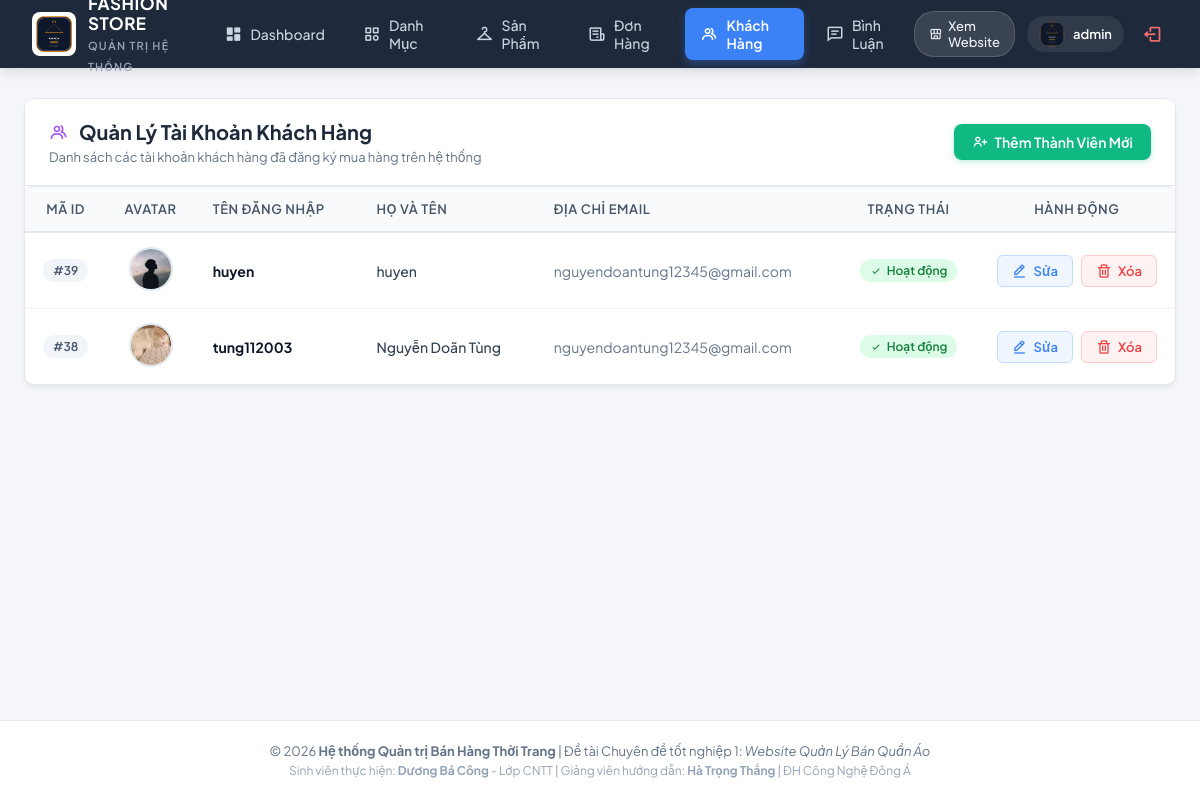
The app's page /controller/indexAdmin.php?act=admin (signed in), older data.
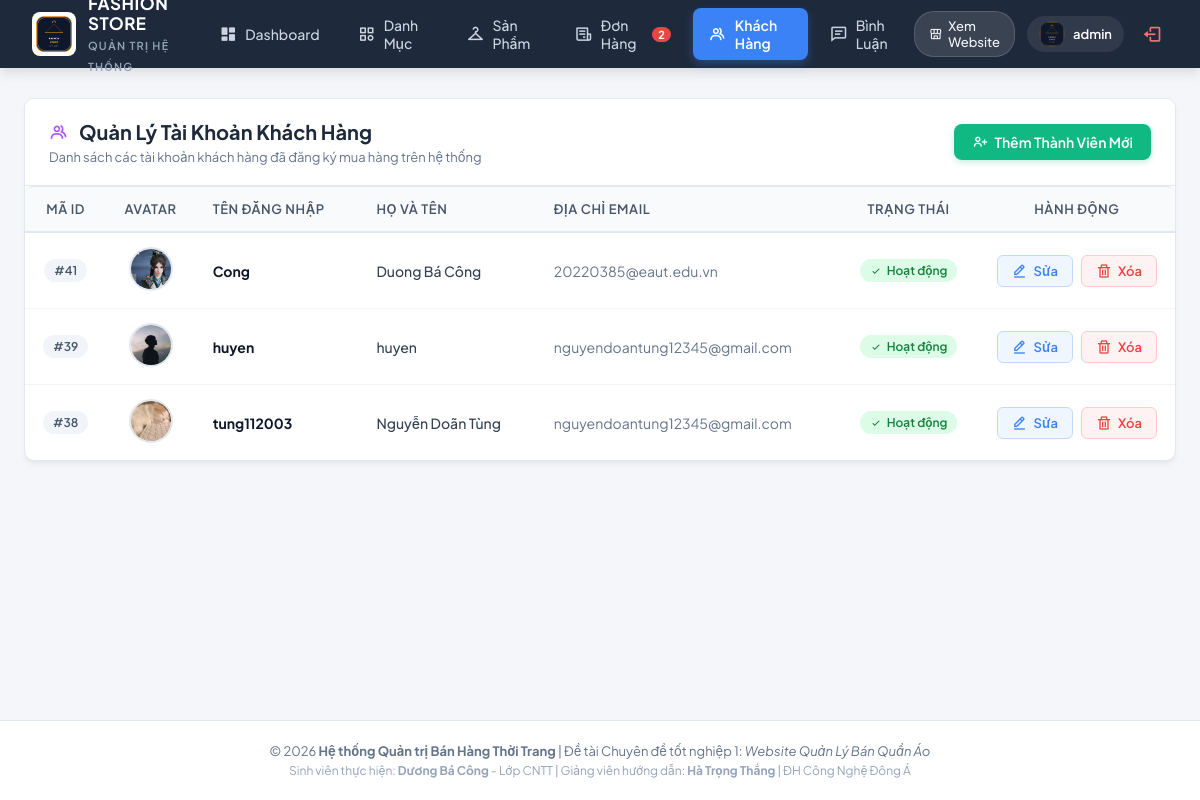
The same page, newer data.
### tables this page shows
CREATE TABLE `user` (
  `id` int(11) NOT NULL AUTO_INCREMENT,
  `username` varchar(255) NOT NULL,
  `password` varchar(255) NOT NULL,
  `name` varchar(225) NOT NULL,
  `email` varchar(255) NOT NULL,
  `avata` varchar(225) NOT NULL,
  PRIMARY KEY (`id`)
);

### model/config.php (called while the page is built, shortened)
<?php
  function pdo_con(){
    static $cached_conn = null;
    if ($cached_conn !== null) {
      return $cached_conn;
    }
    $http_host = $_SERVER['HTTP_HOST'] ?? '';
    $is_infinityfree = (strpos($http_host, 'infinityfree') !== false || strpos($http_host, 'epizy.com') !== false);
    if ($is_infinityfree) {
      $servername = "sql302.infinityfree.com";
      $username = "if0_43184606";
      $password = "8gZKYLk9Rk6UBlL";
      $dbname = "if0_43184606_duan1";
      $port = 3306;
      $db_candidates = [$dbname];
    } else {
      $servername = "127.0.0.1";
      $username = "root";
      $password = "";
      $port = 3306;
      $db_candidates = ['duanmau', 'duan1'];
    }
    foreach ($db_candidates as $try_db) {
      try {
        $conn = new PDO("mysql:host=$servername;port=$port;dbname=$try_db;charset=utf8", $username, $password, [
          PDO::ATTR_ERRMODE => PDO::ERRMODE_EXCEPTION,
          PDO::ATTR_TIMEOUT => 2
        ]);
        $cached_conn = $conn;
        return $cached_conn;
      } catch (PDOException $e) {
      }
    }
    return null;
  }
  function pdo_query($sql){
    $sql_args = array_slice(func_get_args(), 1);
    $conn = pdo_con();
    try {
      $stmt = $conn->prepare($sql);
      $stmt->execute($sql_args);
      $rows = $stmt->fetchAll();
      return $rows ? $rows : [];
    } catch (PDOException $e) {
      throw $e;
    }
  }
  function pdo_query_value($sql){
    $sql_args = array_slice(func_get_args(), 1);
    $conn = pdo_con();
    try {
      $stmt = $conn->prepare($sql);
      $stmt->execute($sql_args);
      $row = $stmt->fetch(PDO::FETCH_NUM);
      return $row ? $row[0] : null;
    } catch (PDOException $e) {
      throw $e;
    }
  }
?>

### model/user.php (called while the page is built, shortened)
<?php
function show_user(){
    $sql = "SELECT * FROM user ORDER BY id DESC";
    return pdo_query($sql);
}
?>

### model/donhang.php (called while the page is built, shortened)
<?php
function donhang_count_pending() {
    $sql = "SELECT COUNT(*) FROM donhang WHERE trangthai = 'Chờ xác nhận'";
    return (int)pdo_query_value($sql);
}
?>

### viewAdmin/admin.php (the view, shortened to what the changed rows need)
<?php
$list_users = show_user();
?>
<div class="admin-card">
    <div class="admin-card-header">
        <div class="admin-card-title-group">
            <h2><i class='bx bx-group' style="color: #a855f7;"></i> Quản Lý Tài Khoản Khách Hàng</h2>
        </div>
    </div>
    <div class="admin-card-body" style="padding: 0;">
        <div class="table-responsive">
            <table class="admin-table">
                <thead>
                    <tr>
                        <th style="width: 70px; text-align: center;">Mã ID</th>
                        <th style="width: 80px; text-align: center;">Avatar</th>
                        <th>Tên Đăng Nhập</th>
                        <th>Họ và Tên</th>
                        <th>Địa Chỉ Email</th>
                        <th style="width: 140px; text-align: center;">Trạng Thái</th>
                        <th style="width: 170px; text-align: center;">Hành Động</th>
                    </tr>
                </thead>
                <tbody>
                    <?php if (!empty($list_users)): ?>
                        <?php foreach ($list_users as $row):
                            $id = $row['id'];
                            $username = $row['username'];
                            $name = $row['name'];
                            $email = $row['email'];
                            $avata = !empty($row['avata']) ? $row['avata'] : 'iconUser.png';
                            $dellink = "../controller/indexAdmin.php?act=admin&id=" . $id;
                        ?>
                            <tr>
                                <td style="text-align: center;">
                                    <span class="badge-pill badge-neutral">#<?= $id ?></span>
                                </td>
                                <td style="text-align: center;">
                                    <img src="../view/images/<?= htmlspecialchars($avata) ?>" alt="" style="width: 44px; height: 44px; object-fit: cover; border-radius: 50%; border: 2px solid #e2e8f0;">
                                </td>
                                <td>
                                    <strong style="color: #0f172a; font-size: 14px;"><?= htmlspecialchars($username) ?></strong>
                                </td>
                                <td>
                                    <span style="font-weight: 500; color: #334155;"><?= htmlspecialchars($name) ?></span>
                                </td>
                                <td>
                                    <span style="color: #64748b;"><?= htmlspecialchars($email) ?></span>
                                </td>
                                <td style="text-align: center;">
                                    <span class="badge-pill badge-success">
                                        <i class='bx bx-check'></i> Hoạt động
                                    </span>
                                </td>
                                <td style="text-align: center;">
                                    <div style="display: inline-flex; gap: 8px; justify-content: center;">
                                        <a href="../controller/indexAdmin.php?act=suauser&id=<?= $id ?>" class="btn-action btn-edit" title="Sửa thông tin">
                                            <i class='bx bx-edit-alt'></i> Sửa
                                        </a>
                                        <a onclick="return Deluser('<?= htmlspecialchars(addslashes($username)) ?>')" href="<?= $dellink ?>" class="btn-action btn-delete" title="Xóa tài khoản">
                                            <i class='bx bx-trash'></i> Xóa
                                        </a>
                                    </div>
                                </td>
                            </tr>
                        <?php endforeach; ?>
                    <?php endif; ?>
                </tbody>
            </table>
        </div>
    </div>
</div>

### viewAdmin/header.php (shortened to what the changed rows need)
<?php
$act = $_GET['act'] ?? 'userAd';
?>
<!DOCTYPE html>
<html lang="vi">
<head>
    <link rel="stylesheet" href="https://cdnjs.cloudflare.com/ajax/libs/font-awesome/4.7.0/css/font-awesome.min.css">
    <link href='https://unpkg.com/boxicons@2.1.4/css/boxicons.min.css' rel='stylesheet'>
    <link rel="stylesheet" href="../view/fontawesome-free-6.1.1-web/css/all.min.css">
    <link rel="stylesheet" href="../view/css/admin.css">
</head>
<body class="admin-body">
    <header class="admin-navbar">
        <a href="../controller/indexAdmin.php?act=userAd" class="admin-navbar-brand">
            <div class="admin-brand-info">
                <h1>FASHION STORE</h1>
            </div>
        </a>
        <ul class="admin-nav-links">
            <?php
            $badge_pending = 0;
            if (function_exists('donhang_count_pending')) {
                $badge_pending = donhang_count_pending();
            }
            ?>
            <li>
                <a href="../controller/indexAdmin.php?act=donhang" class="<?= (in_array($act, ['donhang', 'chitietdonhang'])) ? 'active' : '' ?>" style="position: relative;">
                    <i class='bx bx-receipt'></i> Đơn Hàng
                    <?php if ($badge_pending > 0): ?>
                        <span style="background: #ef4444; color: #fff; font-size: 11px; font-weight: 700; padding: 1px 6px; border-radius: 10px; margin-left: 4px;"><?= $badge_pending ?></span>
                    <?php endif; ?>
                </a>
            </li>
        </ul>
    </header>
    <main class="admin-container">

Row changes from the older to the newer data that the page shows:
added user: id "41", avata (picture), username "Cong", name "Duong Bá Công", email "20220385@eaut.edu.vn"
Text that changed along with them:
$badge_pending: (not shown) → "2"
